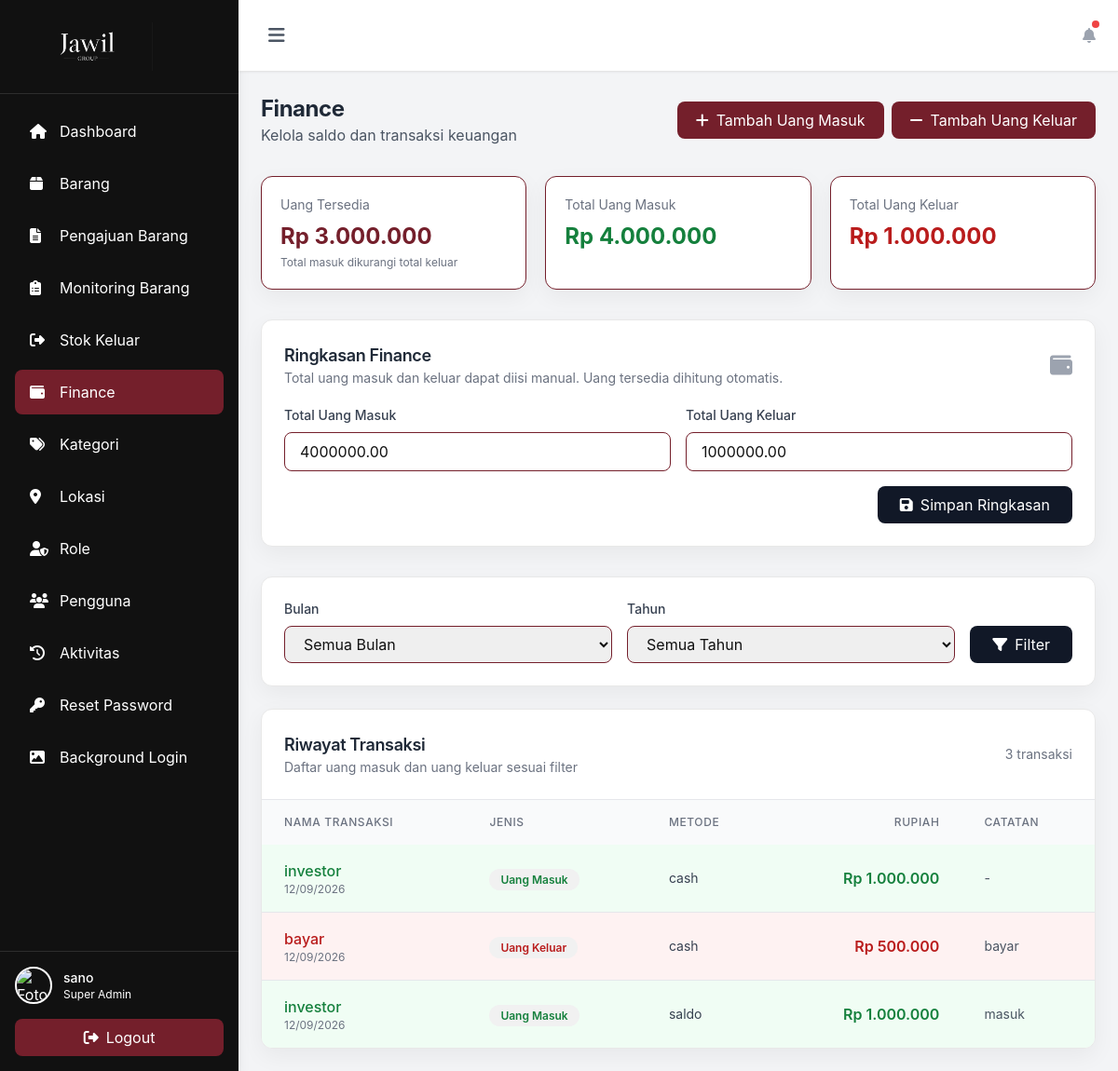
Screenshot of /finance.php (signed in) with the database file from the repository.
### tables this page shows
CREATE TABLE `menus` (
  `id` int(11) NOT NULL,
  `menu_name` varchar(50) NOT NULL,
  `menu_label` varchar(100) NOT NULL,
  `menu_icon` varchar(50) NOT NULL,
  `menu_url` varchar(100) NOT NULL,
  `menu_order` int(11) DEFAULT 0,
  `is_active` tinyint(1) DEFAULT 1,
  `created_at` timestamp NOT NULL DEFAULT current_timestamp()
);

CREATE TABLE `users` (
  `id` int(11) NOT NULL,
  `employee_id` varchar(50) DEFAULT NULL,
  `username` varchar(50) NOT NULL,
  `email` varchar(100) NOT NULL,
  `password` varchar(255) NOT NULL,
  `full_name` varchar(100) NOT NULL,
  `profile_photo` varchar(255) DEFAULT NULL,
  `role_id` int(11) NOT NULL,
  `is_active` tinyint(1) DEFAULT 1,
  `created_at` timestamp NOT NULL DEFAULT current_timestamp(),
  `updated_at` timestamp NOT NULL DEFAULT current_timestamp() ON UPDATE current_timestamp()
);

CREATE TABLE `finance_settings` (
  `id` tinyint(3) UNSIGNED NOT NULL,
  `available_amount` decimal(18,2) NOT NULL DEFAULT 0.00,
  `used_amount` decimal(18,2) NOT NULL DEFAULT 0.00,
  `total_income` decimal(18,2) NOT NULL DEFAULT 0.00,
  `total_expense` decimal(18,2) NOT NULL DEFAULT 0.00,
  `updated_by` int(11) DEFAULT NULL,
  `updated_at` timestamp NOT NULL DEFAULT current_timestamp() ON UPDATE current_timestamp()
);

CREATE TABLE `finance_transactions` (
  `id` int(11) NOT NULL,
  `transaction_name` varchar(150) NOT NULL,
  `transaction_type` enum('income','expense') NOT NULL,
  `method` varchar(80) NOT NULL,
  `amount` decimal(18,2) NOT NULL,
  `notes` text DEFAULT NULL,
  `transaction_date` date NOT NULL,
  `created_by` int(11) NOT NULL,
  `created_at` timestamp NOT NULL DEFAULT current_timestamp()
);

### finance.php (the view, shortened to what the rows shown need)
<?php
require_once 'includes/auth.php';
$auth->requireLogin();
$user = $auth->getCurrentUser();
$db = Database::getInstance();
$managerRoles = ['Super Admin', 'Admin'];
$canManage = $auth->hasPermission('finance.manage') || in_array($user['role_name'], $managerRoles, true);
$settings = $db->fetchOne("SELECT * FROM finance_settings WHERE id = 1");
$availableAmount = round((float) $settings['total_income'] - (float) $settings['total_expense'], 2);
$transactionWhere = ['1=1'];
$transactionParams = [];
$transactions = $db->fetchAll(
    "SELECT ft.*, u.full_name AS created_by_name
     FROM finance_transactions ft
     LEFT JOIN users u ON ft.created_by = u.id
     WHERE " . implode(' AND ', $transactionWhere) . "
     ORDER BY ft.transaction_date DESC, ft.id DESC
     LIMIT 100",
    $transactionParams
);
require_once 'includes/header.php';
?>
<div class="mb-8 flex flex-col gap-4 md:flex-row md:items-center md:justify-between">
    <div>
        <h2 class="text-2xl font-bold text-gray-800">Finance</h2>
    </div>
</div>
<div class="mb-8 grid grid-cols-1 gap-5 md:grid-cols-3">
    <div class="rounded-xl border-l-4 border-blue-600 bg-white p-5 shadow-sm">
        <p class="mb-2 text-sm text-gray-500">Uang Tersedia</p>
        <p class="text-2xl font-bold text-blue-700">Rp <?php echo number_format($availableAmount, 0, ',', '.'); ?></p>
        <p class="mt-1 text-xs text-gray-500">Total masuk dikurangi total keluar</p>
    </div>
    <div class="rounded-xl border-l-4 border-green-600 bg-white p-5 shadow-sm">
        <p class="mb-2 text-sm text-gray-500">Total Uang Masuk</p>
        <p class="text-2xl font-bold finance-income">Rp <?php echo number_format((float) $settings['total_income'], 0, ',', '.'); ?></p>
    </div>
    <div class="rounded-xl border-l-4 border-red-600 bg-white p-5 shadow-sm">
        <p class="mb-2 text-sm text-gray-500">Total Uang Keluar</p>
        <p class="text-2xl font-bold finance-expense">Rp <?php echo number_format((float) $settings['total_expense'], 0, ',', '.'); ?></p>
    </div>
</div>
<div class="mb-8 rounded-xl bg-white p-6 shadow-sm">
    <form method="POST" action="finance.php" class="grid grid-cols-1 gap-4 md:grid-cols-2">
        <div>
            <label class="mb-2 block text-sm font-medium text-gray-700">Total Uang Masuk</label>
            <input type="number" name="total_income" min="0" step="0.01" value="<?php echo htmlspecialchars($settings['total_income']); ?>" <?php echo !$canManage ? 'disabled' : ''; ?> class="w-full rounded-lg border border-gray-300 px-4 py-2 focus:border-purple-500 focus:ring-2 focus:ring-purple-500">
        </div>
        <div>
            <label class="mb-2 block text-sm font-medium text-gray-700">Total Uang Keluar</label>
            <input type="number" name="total_expense" min="0" step="0.01" value="<?php echo htmlspecialchars($settings['total_expense']); ?>" <?php echo !$canManage ? 'disabled' : ''; ?> class="w-full rounded-lg border border-gray-300 px-4 py-2 focus:border-purple-500 focus:ring-2 focus:ring-purple-500">
        </div>
    </form>
</div>
<div class="overflow-hidden rounded-xl bg-white shadow-sm">
    <div class="overflow-x-auto">
        <table class="w-full">
            <thead class="bg-gray-50">
                <tr>
                    <th class="px-6 py-4 text-left text-xs font-medium uppercase tracking-wider text-gray-500">Nama Transaksi</th>
                    <th class="px-6 py-4 text-left text-xs font-medium uppercase tracking-wider text-gray-500">Jenis</th>
                    <th class="px-6 py-4 text-left text-xs font-medium uppercase tracking-wider text-gray-500">Metode</th>
                    <th class="px-6 py-4 text-right text-xs font-medium uppercase tracking-wider text-gray-500">Rupiah</th>
                    <th class="px-6 py-4 text-left text-xs font-medium uppercase tracking-wider text-gray-500">Catatan</th>
                </tr>
            </thead>
            <tbody class="divide-y divide-gray-200">
                <?php if ($transactions): ?>
                    <?php foreach ($transactions as $transaction): ?>
                        <?php $isIncome = $transaction['transaction_type'] === 'income'; ?>
                        <?php $typeClass = $isIncome ? 'finance-income' : 'finance-expense'; ?>
                        <?php $rowClass = $isIncome ? 'finance-income-bg' : 'finance-expense-bg'; ?>
                        <tr class="<?php echo $rowClass; ?> hover:bg-gray-50">
                            <td class="px-6 py-4">
                                <p class="font-medium <?php echo $typeClass; ?>"><?php echo htmlspecialchars($transaction['transaction_name']); ?></p>
                                <p class="text-xs text-gray-500"><?php echo date('d/m/Y', strtotime($transaction['transaction_date'])); ?></p>
                            </td>
                            <td class="px-6 py-4">
                                <span class="rounded-full px-3 py-1 text-xs font-semibold <?php echo $isIncome ? 'bg-green-100 finance-income' : 'bg-red-100 finance-expense'; ?>">
                                    <?php echo $isIncome ? 'Uang Masuk' : 'Uang Keluar'; ?>
                                </span>
                            </td>
                            <td class="px-6 py-4 text-sm text-gray-700"><?php echo htmlspecialchars($transaction['method']); ?></td>
                            <td class="px-6 py-4 text-right font-semibold <?php echo $typeClass; ?>">Rp <?php echo number_format((float) $transaction['amount'], 0, ',', '.'); ?></td>
                            <td class="max-w-sm px-6 py-4 text-sm text-gray-600"><?php echo htmlspecialchars($transaction['notes'] ?: '-'); ?></td>
                        </tr>
                    <?php endforeach; ?>
                <?php endif; ?>
            </tbody>
        </table>
    </div>
</div>
<?php require_once 'includes/footer.php'; ?>

### includes/header.php (shortened to what the rows shown need)
<?php
require_once __DIR__ . '/auth.php';
$auth->requireLogin();
$user = $auth->getCurrentUser();
?>
<!DOCTYPE html>
<html lang="id">
<head>
    <script src="https://cdn.tailwindcss.com"></script>
    <link rel="stylesheet" href="https://cdnjs.cloudflare.com/ajax/libs/font-awesome/6.4.0/css/all.min.css">
</head>
<body class="bg-gray-100">
    <div class="flex h-screen overflow-hidden">
        <aside id="desktopSidebar" class="w-64 bg-white shadow-lg flex-shrink-0 hidden md:block">
            <nav class="p-4 space-y-2">
                <?php
                $accessibleMenus = $auth->getAccessibleMenus();
                foreach ($accessibleMenus as $menu):
                ?>
                <a href="<?php echo $menu['menu_url']; ?>" class="sidebar-link flex items-center space-x-3 px-4 py-3 rounded-lg text-gray-700 transition <?php echo basename($_SERVER['PHP_SELF']) == basename($menu['menu_url']) ? 'active' : ''; ?>">
                    <i class="fas <?php echo $menu['menu_icon']; ?> w-5"></i>
                    <span><?php echo $menu['menu_label']; ?></span>
                </a>
                <?php endforeach; ?>
            </nav>
            <div class="absolute bottom-0 w-64 p-4 border-t bg-white">
                <div class="sidebar-user flex items-center space-x-3 mb-4">
                    <div class="sidebar-user-info flex-1">
                        <p class="font-medium text-gray-800 text-sm"><?php echo htmlspecialchars($user['full_name']); ?></p>
                        <p class="text-xs text-gray-500"><?php echo htmlspecialchars($user['role_name']); ?></p>
                    </div>
                </div>
            </div>
        </aside>
        <div class="flex-1 flex flex-col overflow-hidden">
            <main class="flex-1 overflow-y-auto p-6">

### rows the page displays
menus: menu_label "Dashboard"
menus: menu_label "Barang"
menus: menu_label "Pengajuan Barang"
menus: menu_label "Monitoring Barang"
menus: menu_label "Stok Keluar"
menus: menu_label "Finance"
menus: menu_label "Kategori"
menus: menu_label "Lokasi"
menus: menu_label "Role"
menus: menu_label "Pengguna"
menus: menu_label "Aktivitas"
menus: menu_label "Reset Password"
users: full_name "sano"
finance_settings: availableAmount "3.000.000", total_income "4.000.000", total_expense "1.000.000", total_income "4000000.00", total_expense "1000000.00"
finance_transactions: transaction_name "investor", transaction_date "12/09/2026", transaction_type "Uang Masuk", method "cash", amount "1.000.000", notes "-"
finance_transactions: transaction_name "bayar", transaction_date "12/09/2026", transaction_type "Uang Keluar", method "cash", amount "500.000", notes "bayar"
finance_transactions: transaction_name "investor", transaction_date "12/09/2026", transaction_type "Uang Masuk", method "saldo", amount "1.000.000", notes "masuk"

### other values shown
$user['role_name'] "Super Admin"
count($transactions) "3"
